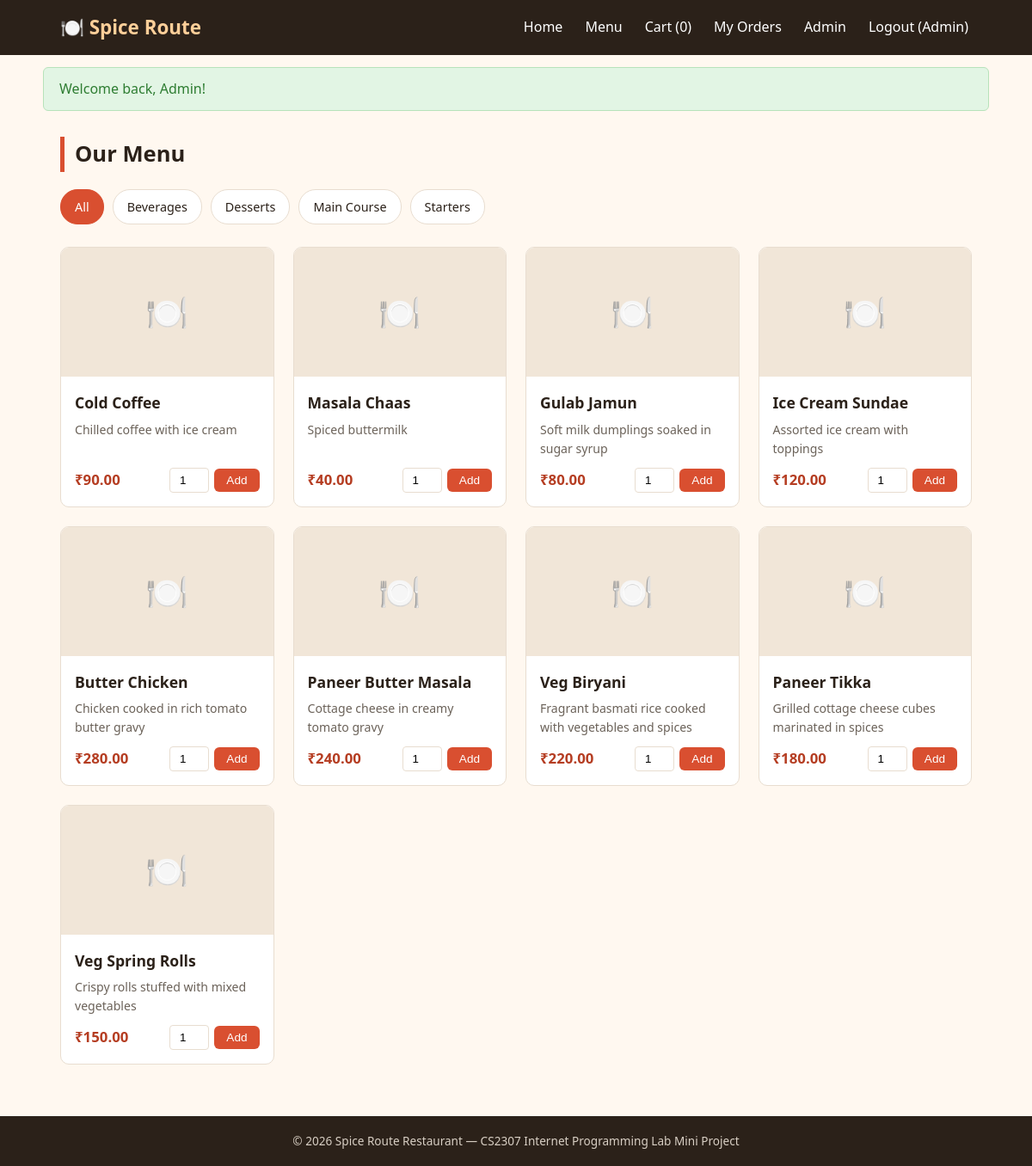
Page /menu.php (signed in) on the committed database.
### tables this page shows
CREATE TABLE IF NOT EXISTS categories (
    category_id INT AUTO_INCREMENT PRIMARY KEY,
    category_name VARCHAR(50) NOT NULL
);

CREATE TABLE IF NOT EXISTS menu_items (
    item_id INT AUTO_INCREMENT PRIMARY KEY,
    category_id INT,
    item_name VARCHAR(100) NOT NULL,
    description VARCHAR(255) DEFAULT NULL,
    price DECIMAL(8,2) NOT NULL,
    image VARCHAR(255) DEFAULT 'default.jpg',
    is_available TINYINT(1) DEFAULT 1,
    FOREIGN KEY (category_id) REFERENCES categories(category_id) ON DELETE SET NULL
);

### includes/functions.php (called while the page is built, shortened)
<?php
function isLoggedIn() {
    return isset($_SESSION['user_id']);
}
function clean($value) {
    return htmlspecialchars(trim($value), ENT_QUOTES, 'UTF-8');
}
?>

### menu.php (the view, shortened to what this page needs)
<?php
require_once 'includes/functions.php';
require_once 'includes/db.php';
$categories = [];
$catResult = $conn->query("SELECT category_id, category_name FROM categories ORDER BY category_name");
while ($row = $catResult->fetch_assoc()) {
    $categories[] = $row;
}
$items = [];
$itemResult = $conn->query("
    SELECT m.item_id, m.item_name, m.description, m.price, m.image, c.category_name
    FROM menu_items m
    LEFT JOIN categories c ON m.category_id = c.category_id
    WHERE m.is_available = 1
    ORDER BY c.category_name, m.item_name
");
while ($row = $itemResult->fetch_assoc()) {
    $items[] = $row;
}
include 'includes/header.php';
?>
<h1 class="section-title">Our Menu</h1>
<div class="category-filter">
    <a href="#" data-category="all" class="active">All</a>
    <?php foreach ($categories as $cat): ?>
        <a href="#" data-category="<?php echo clean($cat['category_name']); ?>"><?php echo clean($cat['category_name']); ?></a>
    <?php endforeach; ?>
</div>
<div class="menu-grid">
    <?php foreach ($items as $item): ?>
        <div class="menu-card" data-category="<?php echo clean($item['category_name']); ?>">
            <div class="menu-card-img">🍽️</div>
            <div class="menu-card-body">
                <h3><?php echo clean($item['item_name']); ?></h3>
                <p><?php echo clean($item['description']); ?></p>
                <div class="menu-card-footer">
                    <span class="price">₹<?php echo number_format($item['price'], 2); ?></span>
                    <?php if (isLoggedIn()): ?>
                        <form class="add-to-cart-form" style="display:flex; gap:6px; align-items:center;">
                            <input type="number" name="quantity" value="1" min="1" class="qty-input" style="width:46px;">
                            <button type="submit" class="btn btn-small btn-primary">Add</button>
                        </form>
                    <?php else: ?>
                        <a href="login.php" class="btn btn-small">Login to order</a>
                    <?php endif; ?>
                </div>
            </div>
        </div>
    <?php endforeach; ?>
</div>
<?php include 'includes/footer.php'; ?>

### css/style.css (style rules this page uses)
:root { --primary: #d94f30; --primary-dark: #b53d22; --dark: #2b2119; --cream: #fff8f0; --gray: #6b6259; --border: #e8ddd0; --success: #2e7d32; --danger: #c62828; }
* { box-sizing: border-box; margin: 0; padding: 0; }
body { font-family: 'Segoe UI', Tahoma, Verdana, sans-serif; background: var(--cream); color: var(--dark); line-height: 1.6; }
a { text-decoration: none; color: inherit; }
.btn { display: inline-block; background: var(--dark); color: #fff; padding: 12px 26px; border-radius: 6px; border: none; cursor: pointer; font-size: 1rem; transition: 0.2s; }
.btn-primary { background: var(--primary); }
.btn-small { padding: 6px 14px; font-size: 0.85rem; }
.section-title { font-size: 1.6rem; margin-bottom: 20px; border-left: 5px solid var(--primary); padding-left: 12px; }
.category-filter { display: flex; gap: 10px; flex-wrap: wrap; margin-bottom: 26px; }
.category-filter a { padding: 8px 16px; border: 1px solid var(--border); border-radius: 20px; background: #fff; font-size: 0.9rem; }
.category-filter a.active, .category-filter a:hover { background: var(--primary); color: #fff; border-color: var(--primary); }
.menu-grid { display: grid; grid-template-columns: repeat(auto-fill, minmax(240px, 1fr)); gap: 22px; }
.menu-card { background: #fff; border: 1px solid var(--border); border-radius: 10px; overflow: hidden; display: flex; flex-direction: column; transition: transform 0.15s, box-shadow 0.15s; }
.menu-card-img { height: 150px; background: #f1e6d8 center/cover no-repeat; display: flex; align-items: center; justify-content: center; font-size: 2.5rem; }
.menu-card-body { padding: 16px; flex: 1; display: flex; flex-direction: column; }
.menu-card-body h3 { font-size: 1.1rem; margin-bottom: 6px; }
.menu-card-body p { font-size: 0.88rem; color: var(--gray); flex: 1; margin-bottom: 10px; }
.menu-card-footer { display: flex; justify-content: space-between; align-items: center; margin-top: auto; }
.price { font-weight: bold; color: var(--primary-dark); font-size: 1.05rem; }
.qty-input { width: 60px; padding: 6px; text-align: center; border: 1px solid var(--border); border-radius: 4px; }

### rows in the picture
categories: category_name "Beverages"
categories: category_name "Desserts"
categories: category_name "Main Course"
categories: category_name "Starters"
menu_items: item_name "Cold Coffee", description "Chilled coffee with ice cream", price "90.00"
menu_items: item_name "Masala Chaas", description "Spiced buttermilk", price "40.00"
menu_items: item_name "Gulab Jamun", description "Soft milk dumplings soaked in sugar syrup", price "80.00"
menu_items: item_name "Ice Cream Sundae", description "Assorted ice cream with toppings", price "120.00"
menu_items: item_name "Butter Chicken", description "Chicken cooked in rich tomato butter gravy", price "280.00"
menu_items: item_name "Paneer Butter Masala", description "Cottage cheese in creamy tomato gravy", price "240.00"
menu_items: item_name "Veg Biryani", description "Fragrant basmati rice cooked with vegetables and spices", price "220.00"
menu_items: item_name "Paneer Tikka", description "Grilled cottage cheese cubes marinated in spices", price "180.00"
menu_items: item_name "Veg Spring Rolls", description "Crispy rolls stuffed with mixed vegetables", price "150.00"

### other values in the picture
cartCount() "0"
$_SESSION['full_name'] "Admin"
$_SESSION['flash_message'] "Welcome back, Admin!"
